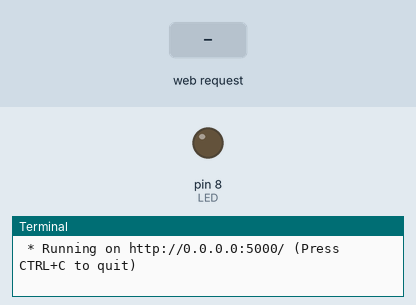
Recording of a program running on a simulated Raspberry Pi (header pin numbers). Parts: output pins drawn as LEDs (lit = HIGH), the last lines printed to the terminal. The test bench sets the inputs (shaded band). The clock reads 2024-03-15 10:24:30 at power-on unless the program sets it.

Above: at 1.2 s.
1.3 s: HTTP request for /led/on received
At 1.8 s:
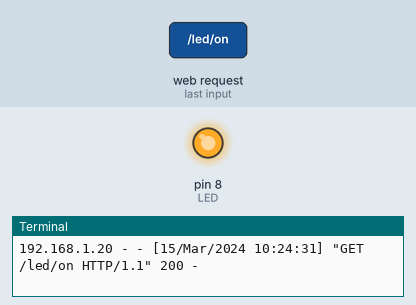
4.3 s: HTTP request for /led/off received
At 5.3 s:
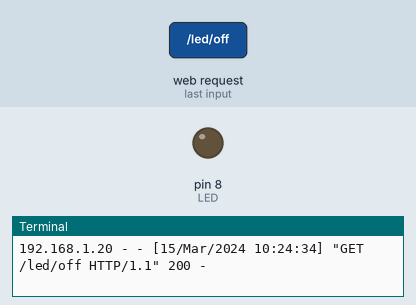
Timing chart, 0 to 7.3 s (numbered marks = the images above; inputs shaded):
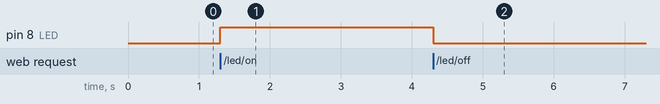

The program:

03_led_control.py
```python
from flask import Flask
import RPi.GPIO as GPIO


app = Flask(__name__)

LED = 8
GPIO.setmode(GPIO.BOARD)
GPIO.setup(LED, GPIO.OUT, initial=GPIO.LOW)

@app.route('/')
def helloworld():
    return 'Hello World!'

## Request: /led/on
@app.route('/led/on')
def led_on():
    GPIO.output(LED, GPIO.HIGH)
    return 'LED ON'

## Request: /led/off
@app.route('/led/off')
def led_off():
    GPIO.output(LED, GPIO.LOW)
    return 'LED OFF'

@app.route('/cleanup')
def cleanup():
    GPIO.cleanup()
    return 'GPIO CLEANUP'


if __name__ == '__main__':
    app.run(host='0.0.0.0')
```

Measured:
- after the input at 1.3 s, pin 8 (LED): LOW → HIGH at once
- after the input at 4.3 s, pin 8 (LED): HIGH → LOW at once
